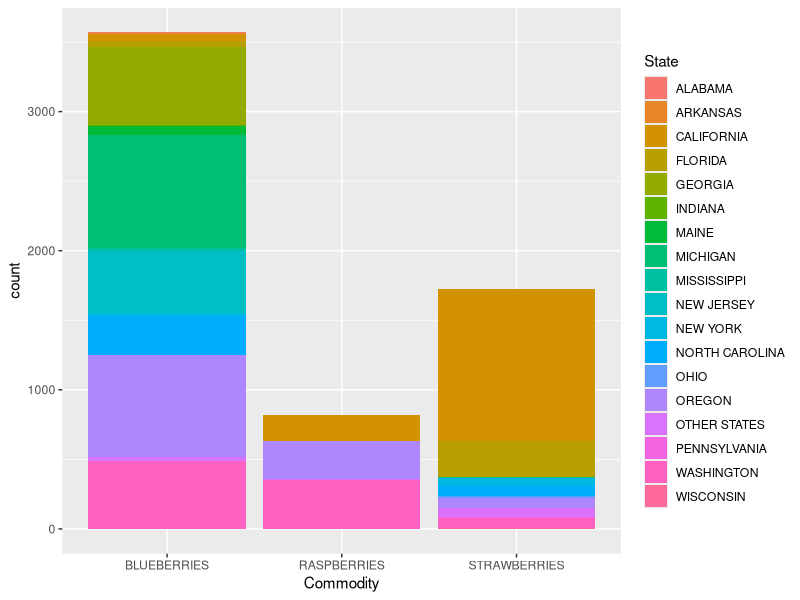
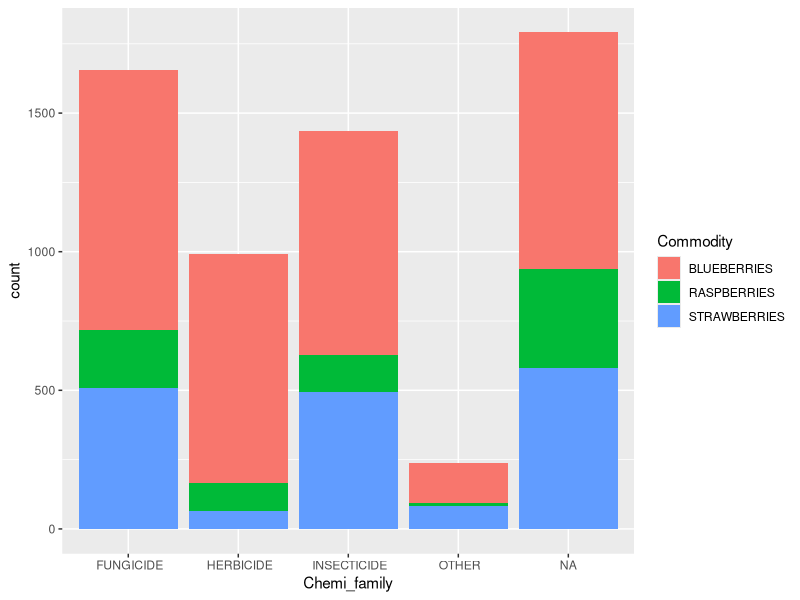
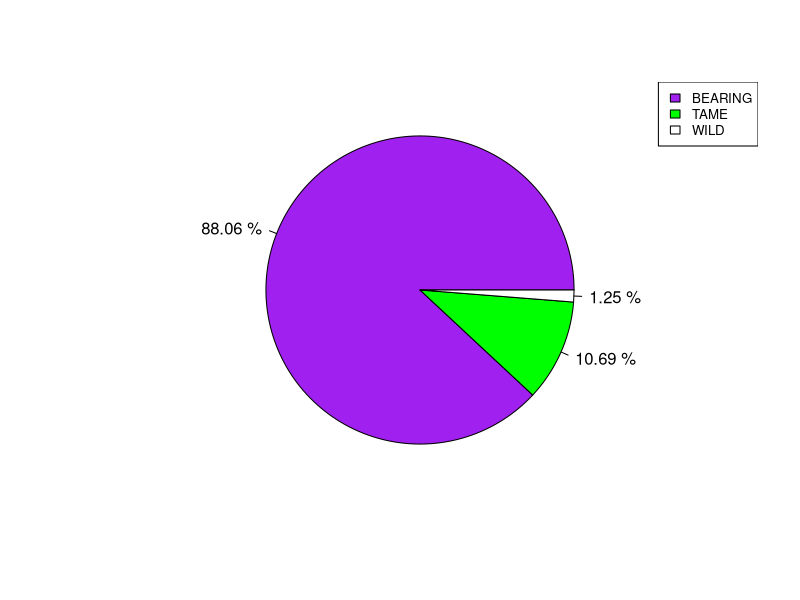
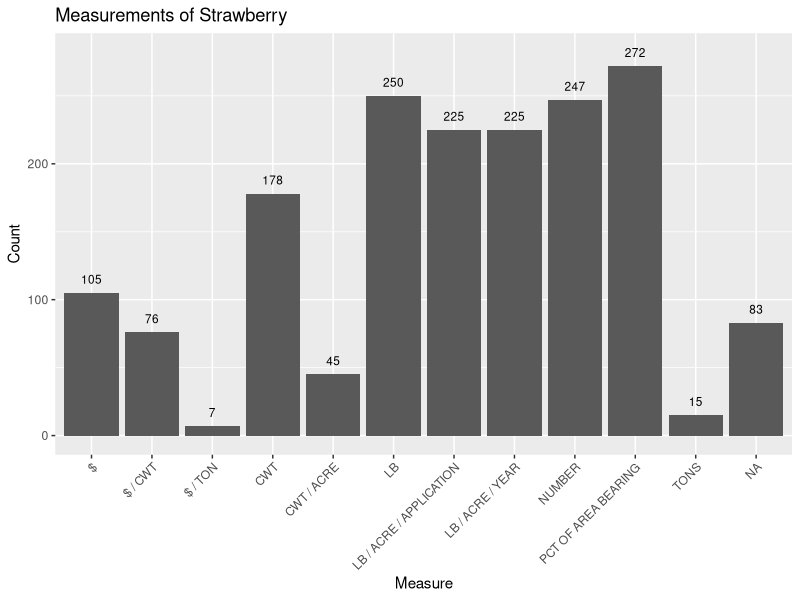
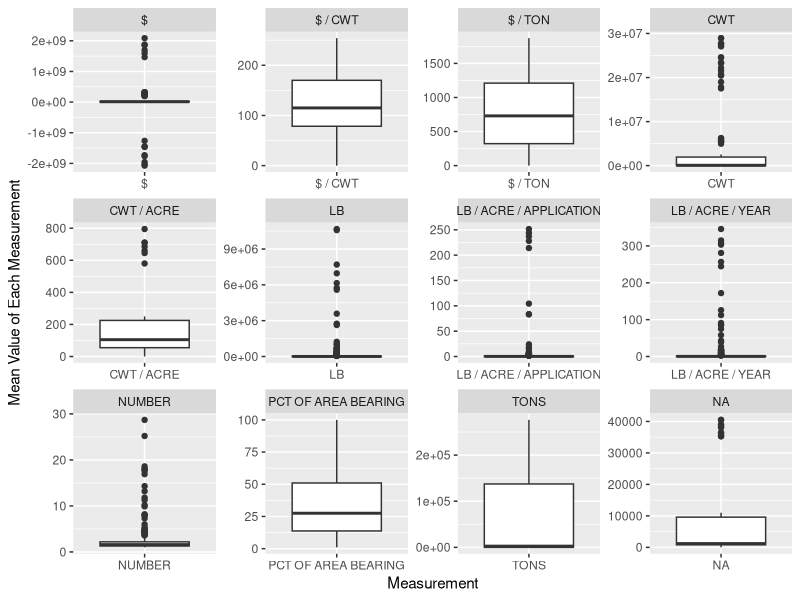
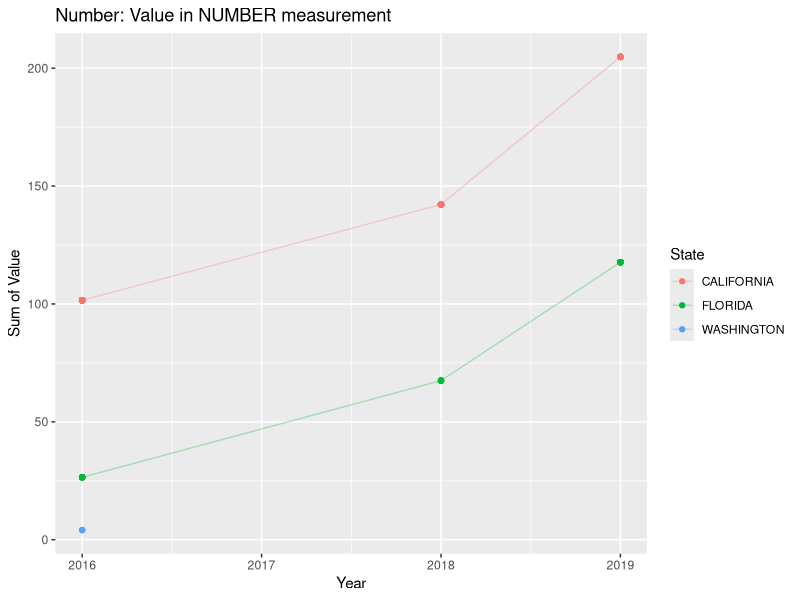
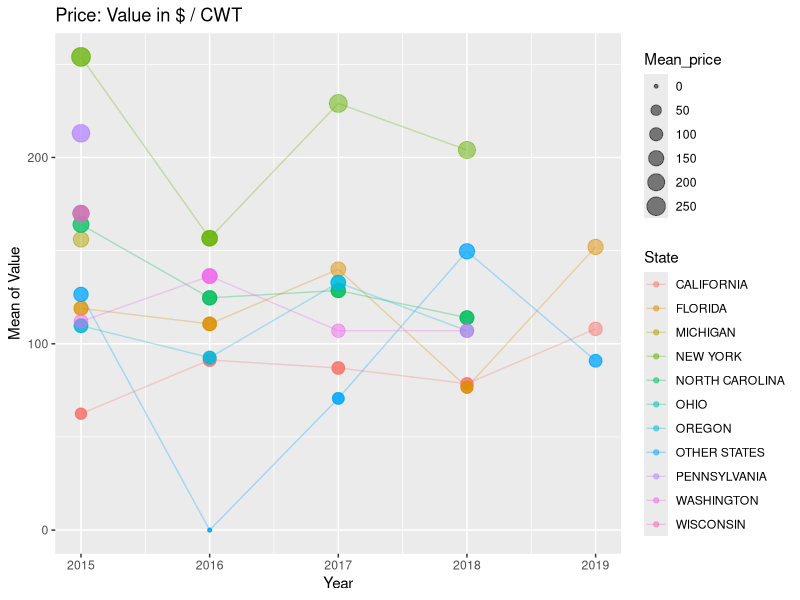
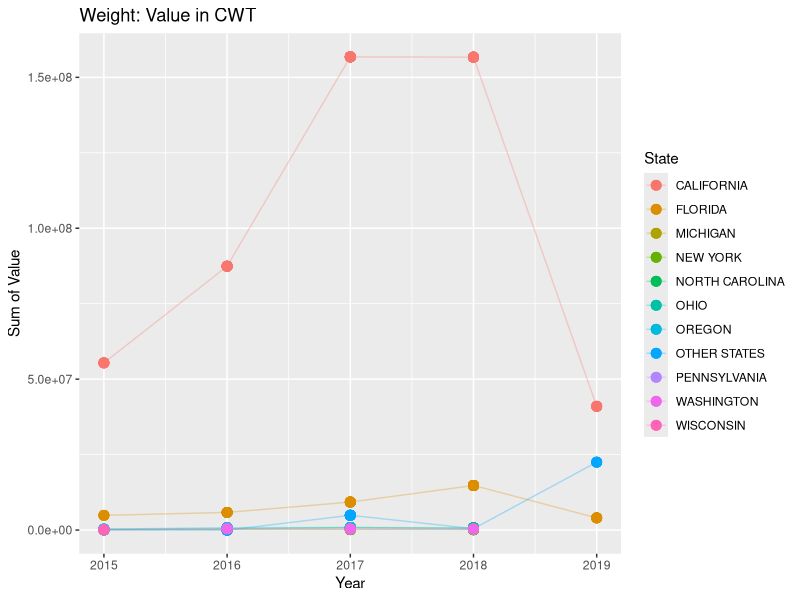

These figures' R source, in order:
library(ggplot2)
library(dplyr )
library(magrittr)

#### import dataset
berry=read.csv("new_berry.csv")
berry=data.frame(berry)
# organize the Value as numeric, and delete the NA and D 
berry=berry %>% filter(Value != "(NA)") %>% filter(Value != "(D)") 
berry$Value=as.numeric(berry$Value)
summary(berry)



############################ for categorical variable ###################################
## histogram for Commodity, divided by State
ggplot(berry)+geom_histogram(aes(x=Commodity,fill=State),stat = "count")

## histogram for Chemi, divided by Commidty
ggplot(berry)+geom_histogram(aes(x=Chemi_family,fill=Commodity),stat = "count")

## pie for Type, and we can use the same way to plot other pie
T=table(berry$Type)
percentT=prop.table(T)
tbT=cbind(T,percentT)
piepercentT = paste(round(100*tbT[,2],digits = 2), "%")
nameT=c("BEARING","TAME","WILD")
pie(T ,labels=piepercentT ,col=c("purple","green","white"))
legend("topright", nameT,cex=0.8,fill=c("purple","green","white"))





##################################### for Strawberries Value ########################################
### I choose *Strawberries*
sberry=berry%>% filter(Commodity=="STRAWBERRIES")
write.csv(sberry,"sberry.csv")

####################### Overview of Measurement and Value #################
### count of each measurement
mea_sum = sberry %>%
  group_by(Measure)%>%
  summarize(
    Count=n(),
    Mean=round(mean(Value),2)
  )
cat(paste("There are",length(mea_sum$Measure),"types of measurements for strawberry in the dataset."))

### plot for count of each measurement
ggplot(mea_sum,aes(x=Measure,y=Count))+
  geom_bar(stat='identity')+
  ggtitle("Measurements of Strawberry")+
  geom_text(aes(label=Count,y=Count+10),size=3) +
  theme(axis.text.x = element_text(angle = 45, hjust = 1))
#*Measured in PCT of area bearing* is mostly used for 272 times, and *Measured in $/Ton* is least used for only 7 times in the strawberry dataset.

### boxplot for Value, divided by Measure
ggplot(sberry, aes(x = Measure, y= Value)) +
  geom_boxplot()+
  xlab("Measurement") + 
  ylab("Mean Value of Each Measurement")+
  facet_wrap(~Measure,scales="free")



####################### Value,divided by Measurement ####################
unique(sberry$Measure)
# I choose three different dimensions -- number, price and weight -- to explore the Value

######## 1.Measurement == NUMBER ---- Production Number #########
### count of each measurement
sberry_number = sberry %>% 
  filter(Measure=="NUMBER") %>% 
  group_by(State,Year) %>%
  summarise(Marketing=Marketing,Sum=sum(Value))

## plot for Sum of Value in NUMBER measurement
ggplot(sberry_number)+
  geom_line(aes(x=Year,y=Sum,col=State),alpha=0.3)+
  geom_point(aes(x=Year,y=Sum,col=State))+
  xlab("Year") + 
  ylab("Sum of Value") + 
  ggtitle("Number: Value in NUMBER measurement")

############### 2.Measurement == $ / CWT ---- Price ################
### count of each measurement
sberry_cwt_price = sberry %>% 
  filter(Measure=="$ / CWT") %>% 
  group_by(State,Year) %>%
  summarise(Marketing=Marketing,Mean_price=mean(Value))

## plot for Sum of Value in $ /CWT measurement
ggplot(sberry_cwt_price)+
  geom_line(aes(x=Year,y=Mean_price,col=State),alpha=0.3)+
  geom_point(aes(x=Year,y=Mean_price,col=State,size=Mean_price), alpha=0.5)+
  xlab("Year") + 
  ylab("Mean of Value") + 
  ggtitle("Price: Value in $ / CWT")


############### 3.Measurement == CWT ---- Weight ################
### count of each measurement
sberry_cwt = sberry %>% 
  filter(Measure=="CWT") %>% 
  group_by(State,Year) %>%
  summarise(Marketing=Marketing,Sum=sum(Value))

## plot for Sum of Value in CWT measurement
ggplot(sberry_cwt)+
  geom_point(aes(x=Year,y=Sum,col=State),size=3)+
  geom_line(aes(x=Year,y=Sum,col=State),alpha=0.3)+
  geom_point(aes(x=Year,y=Sum,col=State),size=3)+
  xlab("Year") + 
  ylab("Sum of Value") + 
  ggtitle("Weight: Value in CWT")






####################### Value,divided by Marketing ####################
###### for APPLICATIONS, divided by Measure
sberry1= sberry %>% filter(Marketing=="APPLICATIONS") 
unique(sberry1$Measure)
ggplot(sberry1)+geom_boxplot(aes(x=Chemi_family,y=Value))+facet_wrap(~Measure,scales="free")

sberry1_a =sberry1 %>% filter(Measure=="LB")
summary(sberry1_a$Value)
ggplot(sberry1_a)+geom_boxplot(aes(x=Chemi_family,y=Value))+facet_wrap(~Chemi_family,scales="free")+
  ggtitle("LB")

sberry1_b=sberry1 %>% filter(Measure=="LB / ACRE / APPLICATION")
summary(sberry1_b$Value)
ggplot(sberry1_b)+geom_boxplot(aes(x=Chemi_family,y=Value))+facet_wrap(~Chemi_family,scales="free")+
  ggtitle("LB / ACRE / APPLICATION")

sberry1_c=sberry1 %>% filter(Measure=="LB / ACRE / YEAR")
summary(sberry1_c$Value)
ggplot(sberry1_c)+geom_boxplot(aes(x=Chemi_family,y=Value))+facet_wrap(~Chemi_family,scales="free")+
  ggtitle("LB / ACRE / YEAR")

sberry1_d=sberry1 %>% filter(Measure=="NUMBER")
summary(sberry1_d$Value)
ggplot(sberry1_d)+geom_boxplot(aes(x=Chemi_family,y=Value))+facet_wrap(~Chemi_family,scales="free")+
  ggtitle("For NUMBER")


##### for PROCESSING, divided by Measure
sberry2= sberry %>% filter(Marketing=="PROCESSING") 
unique(sberry2$Measure)
ggplot(sberry2)+geom_boxplot(aes(x=Chemi_family,y=Value))+facet_wrap(~Measure,scales="free")

sberry2_a =sberry2 %>% filter(Measure=="$")
summary(sberry2_a$Value)
ggplot(sberry2_a)+geom_boxplot(aes(x=State,y=Value))+facet_wrap(~State,scales="free")+
  ggtitle("$")

sberry2_b=sberry2 %>% filter(Measure=="$ / CWT")
summary(sberry2_b$Value)
ggplot(sberry2_a)+geom_boxplot(aes(x=State,y=Value))+facet_wrap(~State,scales="free")+
  ggtitle("$ / CWT")


sberry2_c=sberry2 %>% filter(Measure=="$ / TON")
summary(sberry2_c$Value)
ggplot(sberry2_c)+geom_boxplot(aes(x=State,y=Value))+facet_wrap(~State,scales="free")+
  ggtitle("$ / TON")

sberry2_d=sberry2 %>% filter(Measure=="TONS")
summary(sberry2_d$Value)
ggplot(sberry2_d)+geom_boxplot(aes(x=State,y=Value))+facet_wrap(~State,scales="free")+
  ggtitle("TONS")

sberry2_e=sberry2 %>% filter(Measure=="CWT")
summary(sberry2_e$Value)
ggplot(sberry2_e)+geom_boxplot(aes(x=State,y=Value))+facet_wrap(~State,scales="free")+
  ggtitle("CWT")

